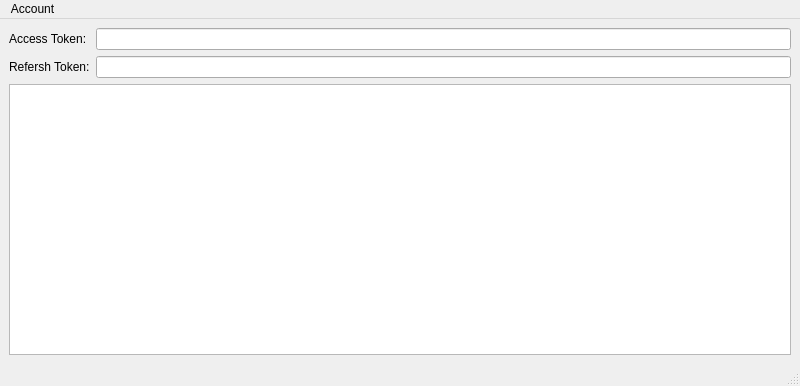
<?xml version="1.0" encoding="UTF-8"?>
<ui version="4.0">
 <class>MainWindow</class>
 <widget class="QMainWindow" name="MainWindow">
  <property name="geometry">
   <rect>
    <x>0</x>
    <y>0</y>
    <width>800</width>
    <height>386</height>
   </rect>
  </property>
  <property name="windowTitle">
   <string>Google OAuth2 Login</string>
  </property>
  <widget class="QWidget" name="centralwidget">
   <layout class="QFormLayout" name="formLayout">
    <item row="0" column="0">
     <widget class="QLabel" name="label_AccessToken">
      <property name="text">
       <string>Access Token:</string>
      </property>
      <property name="buddy">
       <cstring>lineEdit_AccessToken</cstring>
      </property>
     </widget>
    </item>
    <item row="0" column="1">
     <widget class="QLineEdit" name="lineEdit_AccessToken">
      <property name="readOnly">
       <bool>true</bool>
      </property>
     </widget>
    </item>
    <item row="1" column="0">
     <widget class="QLabel" name="label_RefreshToken">
      <property name="text">
       <string>Refersh Token:</string>
      </property>
      <property name="buddy">
       <cstring>lineEdit_RefreshToken</cstring>
      </property>
     </widget>
    </item>
    <item row="1" column="1">
     <widget class="QLineEdit" name="lineEdit_RefreshToken">
      <property name="readOnly">
       <bool>true</bool>
      </property>
     </widget>
    </item>
    <item row="2" column="0" colspan="2">
     <widget class="QTextBrowser" name="textBrowser"/>
    </item>
   </layout>
  </widget>
  <widget class="QMenuBar" name="menubar">
   <property name="geometry">
    <rect>
     <x>0</x>
     <y>0</y>
     <width>800</width>
     <height>25</height>
    </rect>
   </property>
   <widget class="QMenu" name="menuAccount">
    <property name="title">
     <string>Account</string>
    </property>
    <addaction name="actionLogin"/>
    <addaction name="actionRefersh_token"/>
   </widget>
   <addaction name="menuAccount"/>
  </widget>
  <widget class="QStatusBar" name="statusbar"/>
  <action name="actionLogin">
   <property name="text">
    <string>Login</string>
   </property>
  </action>
  <action name="actionRefersh_token">
   <property name="text">
    <string>Refersh token</string>
   </property>
  </action>
 </widget>
 <resources/>
 <connections/>
</ui>
